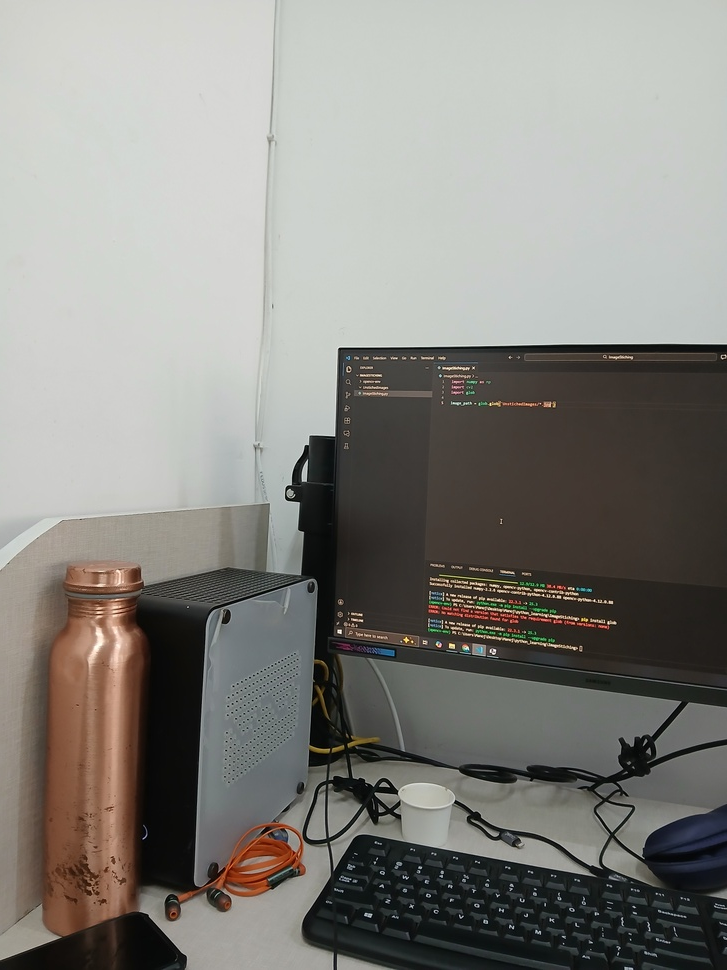
#> input picture data/PanoImg/1.jpg, 727 x 970 px, shrunk from 3060 x 4080 before the run; its folder holds only this picture in this run
$ python -i blender.py   (imports and definitions only)
#> lines starting #> are read from the running program, lines starting #| are printed output that depends on the picture; after the words box and inside, x2 and y2 are one past the last pixel; in counts of white or black regions, pixels touching at a corner belong together
#> further down, picture is the input picture: shape (970, 727, 3); mean B, G, R 127.2, 132.3, 133.9
"""
blender.py – Image blending and smart crop.

Two main responsibilities:
1. blend_images(warped, base_img, offset)
     Feather-blends the overlap region between the warped panorama canvas
     and the base/destination image so seams are less visible.

2. crop_black_borders(image)
     Crops the black border padding left by warping using the
     Maximal-Inscribed-Rectangle algorithm (largest rectangle inside
     the valid-pixel mask), ported from tests_space/AlgoForCropAnime.py.

Usage:
    from stitching.blender import blend_images, crop_black_borders
    blended = blend_images(canvas, dst_img, offset)
    result  = crop_black_borders(blended)
"""

import cv2
import numpy as np


# ---------------------------------------------------------------------------
# Blending
# ---------------------------------------------------------------------------

# [72 lines left out: function blend_images, not called in this run]


# ---------------------------------------------------------------------------
# Crop – Maximal Inscribed Rectangle
# ---------------------------------------------------------------------------

def _maximal_inscribed_rectangle(binary_mask: np.ndarray) -> tuple[int, int, int, int]:
    """
    Find the largest axis-aligned rectangle that fits entirely inside the
    binary mask (1 = valid pixel, 0 = black/invalid).

    Uses the largest-rectangle-in-histogram trick row by row.

    Returns
    -------
    (x, y, width, height) of the maximal rectangle.
    """
    h, w = binary_mask.shape
    heights = [0] * w
    max_area = 0
    max_rect = (0, 0, 0, 0)

    for row in range(h):
        # Update column heights
        for col in range(w):
            heights[col] = heights[col] + 1 if binary_mask[row, col] == 1 else 0

        # Largest rectangle in histogram (stack-based O(w))
        stack: list[int] = []
        for i in range(w + 1):
            cur_h = heights[i] if i < w else 0
            while stack and cur_h < heights[stack[-1]]:
                rect_h = heights[stack.pop()]
                left = stack[-1] + 1 if stack else 0
                rect_w = i - left
                area = rect_h * rect_w
                if area > max_area:
                    max_area = area
                    max_rect = (left, row - rect_h + 1, rect_w, rect_h)
            stack.append(i)

    return max_rect


def _build_border_mask(image: np.ndarray) -> np.ndarray:
    """
    Build a binary mask that marks the TRUE valid canvas region.

    The naive approach (threshold gray > 1) fails when the image has dark or
    black content in the interior (e.g. a dark seam, shadow, or black object)
    because those interior dark pixels get treated as "invalid border".

    Instead we flood-fill outward from all four corners to identify the
    warped-perspective background (the actual black border left by cv2.warpPerspective).
    Pixels reached by the flood fill are background; everything else is valid content
    — even if it is dark or fully black.

    Returns
    -------
    binary : uint8 mask, 1 = valid content, 0 = warped-border background.
    """
    gray = cv2.cvtColor(image, cv2.COLOR_BGR2GRAY)
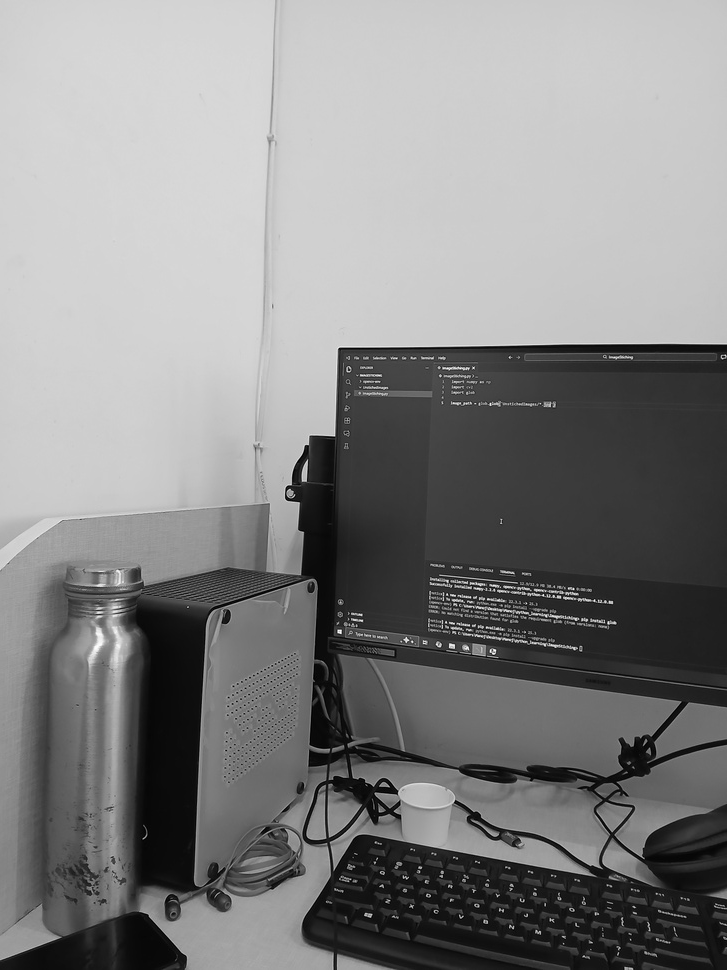
#> gray: shape (970, 727); min 0, max 253, mean 132.2
    h, w = gray.shape
#> h = 970; w = 727

    # Initial coarse mask: 0 where pixel is black (unused canvas)
    _, raw = cv2.threshold(gray, 1, 255, cv2.THRESH_BINARY)
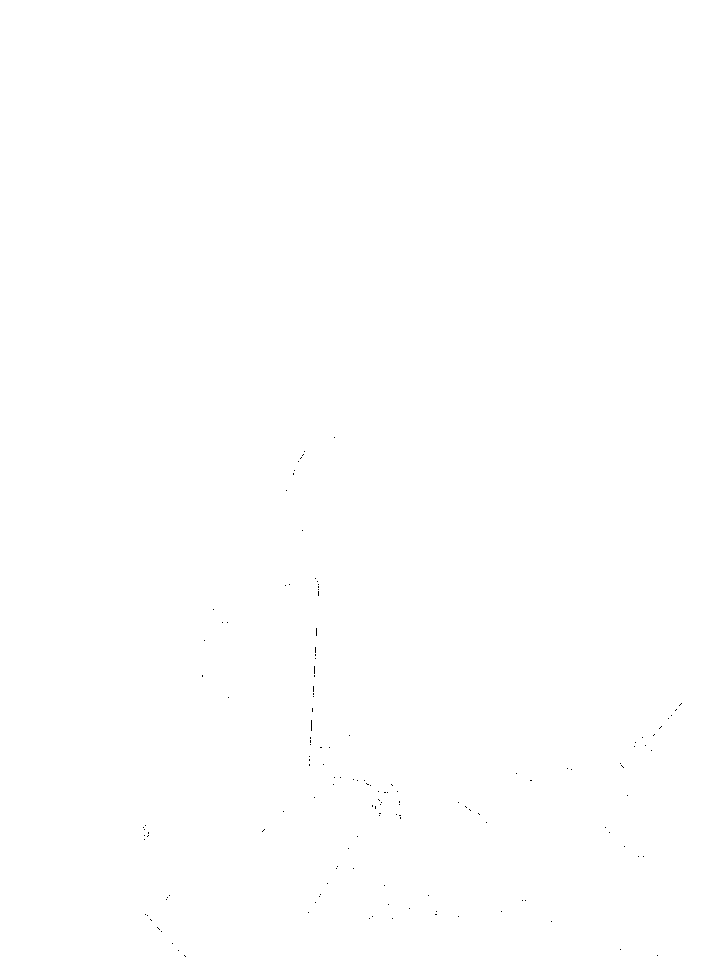
#> raw: shape (970, 727); 100% white; black in thin lines or dots, all inside (x1, y1, x2, y2) = (143, 437, 682, 957)

    # We flood-fill from every edge pixel that is black into a copy of raw.
    # floodFill replaces connected 0-regions reachable from the seed with 128
    # (a sentinel value). Regions NOT reached are interior – valid content.
    filled = raw.copy()
    flood_flags = 4 | (128 << 8) | cv2.FLOODFILL_MASK_ONLY

    # Use a (h+2) x (w+2) mask as required by floodFill
    ff_mask = np.zeros((h + 2, w + 2), dtype=np.uint8)

    # Seed from all four border edges (only black pixels are flood-fill seeds)
    seeds = set()
    for x in range(w):
        if raw[0, x] == 0:     seeds.add((x, 0))
        if raw[h-1, x] == 0:   seeds.add((x, h - 1))
#> after the loop, seeds = 0 items
    for y in range(h):
        if raw[y, 0] == 0:     seeds.add((0, y))
        if raw[y, w-1] == 0:   seeds.add((w - 1, y))

    for (sx, sy) in seeds:
        if ff_mask[sy + 1, sx + 1] == 0:   # not yet visited
            cv2.floodFill(filled, ff_mask, (sx, sy), 128,
                          loDiff=0, upDiff=0, flags=flood_flags)
#> this loop made 0 passes

    # ff_mask==1 marks pixels that were flood-filled (border background)
    border_bg = (ff_mask[1:-1, 1:-1] == 1).astype(np.uint8)

    # Valid = not border background AND is on the canvas (has some content)
    # We also keep interior dark pixels as valid by NOT using raw here.
    # Instead: valid = everything that is NOT tagged border background.
    valid = (1 - border_bg).astype(np.uint8)

    # Small morphological closing fills any tiny isolated holes from jpeg
    # compression artefacts at the very edge, preventing height resets in MIR.
    kernel = cv2.getStructuringElement(cv2.MORPH_RECT, (5, 5))
#> kernel = [[1, 1, 1, 1, 1], [1, 1, 1, 1, 1], [1, 1, 1, 1, 1], [1, 1, 1, 1, 1], [1, 1, 1, 1, 1]]
    valid = cv2.morphologyEx(valid, cv2.MORPH_CLOSE, kernel)
#> valid: shape (970, 727); every value is 1

    return valid


def crop_black_borders(image: np.ndarray) -> np.ndarray:
    """
    Remove black/zero-padding borders introduced by perspective warping.

    Uses the Maximal-Inscribed-Rectangle algorithm on the *border-aware* mask
    (see _build_border_mask) so that dark image content in the panorama interior
    is never mistaken for an invalid border, preventing incorrect top-edge crops.

    Parameters
    ----------
    image : BGR panorama with black borders.

    Returns
    -------
    Cropped BGR image with no black padding.
    """
    binary = _build_border_mask(image)

    x, y, w, h = _maximal_inscribed_rectangle(binary)
#> after the loop in _maximal_inscribed_rectangle, `for row in range(h):`: heights = 727 values from 970 to 970; max_area = 705190; max_rect = (0, 0, 727, 970)
#> x = 0; y = 0; w = 727; h = 970

    if w == 0 or h == 0:
        # Fallback: bounding box of the largest valid contour
        contours, _ = cv2.findContours(
            binary * 255, cv2.RETR_EXTERNAL, cv2.CHAIN_APPROX_SIMPLE
        )
        if contours:
            xb, yb, wb, hb = cv2.boundingRect(max(contours, key=cv2.contourArea))
            return image[yb:yb + hb, xb:xb + wb]
        return image

    return image[y:y + h, x:x + w]

>>> import cv2
>>> picture = cv2.imread('../../data/PanoImg/1.jpg')
>>> result = crop_black_borders(picture)
